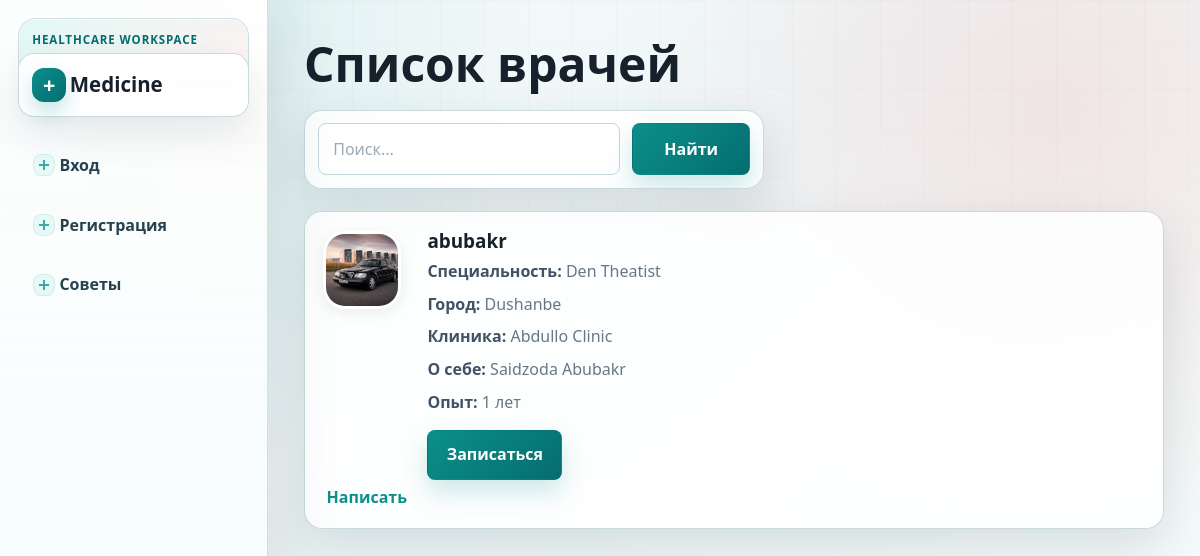
Page /doctors/doctors/ on the earlier database version.
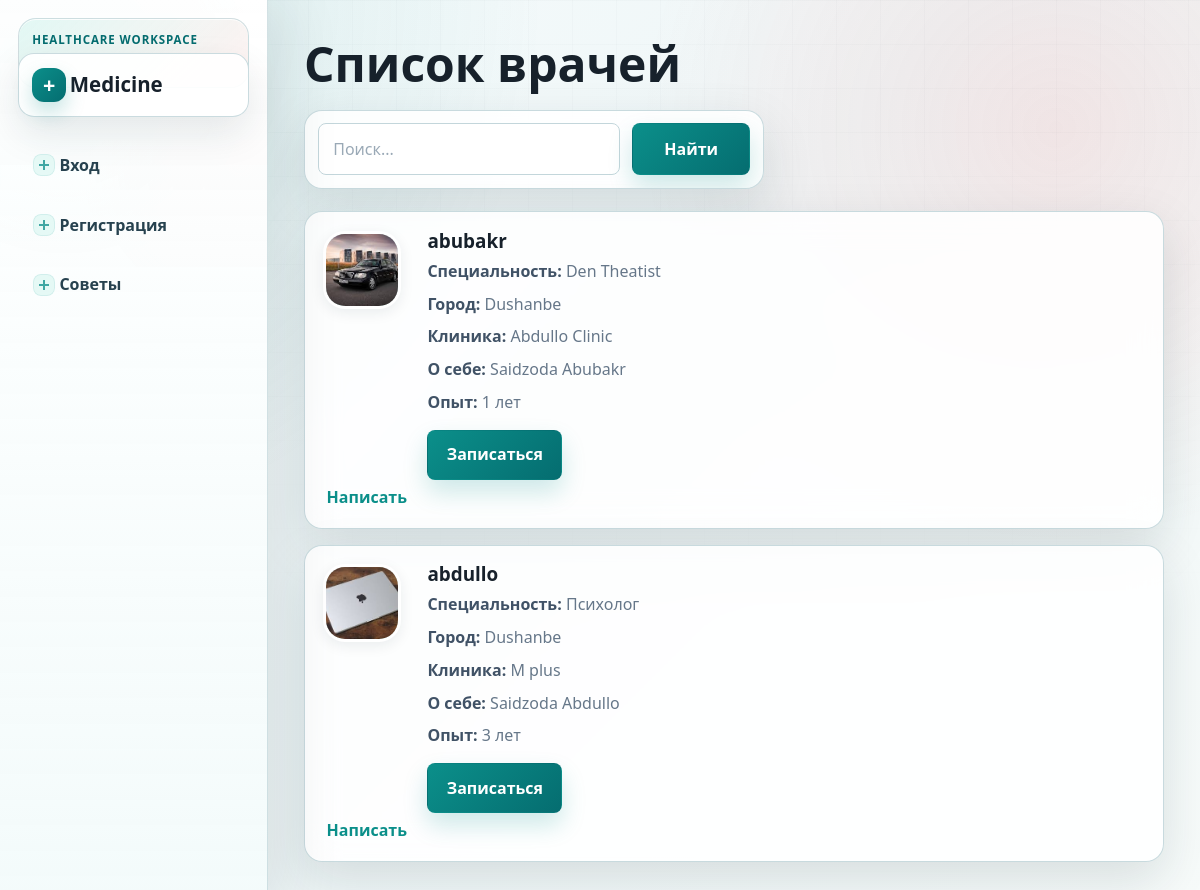
Same page on the later database version.
### doctors/models.py (models this page shows, shortened)
class DoctorProfile(models.Model):
    user=models.OneToOneField(settings.AUTH_USER_MODEL,on_delete=models.CASCADE)
    speciality=models.CharField(max_length=20)
    city=models.CharField(max_length=50)
    clinic=models.CharField(max_length=100)
    bio=models.TextField(blank=True)
    experience=models.PositiveIntegerField(default=0)
    photo=models.ImageField(upload_to='doctors/',null=True,blank=True)

### accounts/models.py (models this page shows)
class User(AbstractUser):
    ROLE_CHOICES = (
        ('patient', 'Patient'),
        ('doctor', 'Doctor'),
        ('admin', 'Admin'),
    )
    role = models.CharField(
        max_length=20,
        choices=ROLE_CHOICES
    )
    phone = models.CharField(
        max_length=20,
        unique=True
    )
    age=models.PositiveIntegerField()
    def __str__(self):
        return self.username

### doctors/views.py (the view)
# urls.py: path('doctors/',views.show_all_doctors,name='doctors_list')
def show_all_doctors(request):
    profile=DoctorProfile.objects.select_related('user').filter(user__role='doctor')
    q=request.GET.get('q','').strip()
    if q:
        profile = profile.filter(
            Q(user__username__icontains=q) |
            Q(speciality__icontains=q) |
            Q(city__icontains=q)
        )
    stats=profile.aggregate(
        all_patients=Count('id')
    )
    return render(request,'doctors/doctors.html',{"doctors":profile,"stats":stats})

### templates/doctors/doctors.html (shortened to what this page needs)
{% extends "accounts/base.html" %}
{% block main %}
<h1>Список врачей</h1>
<form class="search-bar panel" action="" method="get">
    <input type="text" placeholder="Поиск..." name="q">
    <button type="submit">Найти</button>
</form>
{% for i in doctors %}
    <article class="doctor-card panel">
        {% if i.photo %}
            <img src="{{ i.photo.url }}" alt="">
        {% else %}
            <img src="/media/user.png" alt="">
        {% endif %}
        <h3>{{ i.user }}</h3>
        <p><strong>Специальность:</strong> {{ i.speciality }}</p>
        <p><strong>Город:</strong> {{ i.city }}</p>
        <p><strong>Клиника:</strong> {{ i.clinic }}</p>
        <p><strong>О себе:</strong> {{ i.bio }}</p>
        <p><strong>Опыт:</strong> {{ i.experience }} лет</p>
        <a class="book-link button" href="{% url 'create_appointment' i.id %}">Записаться</a>
        <a href="{% url 'send_message' i.user.id %}">Написать</a>
    </article>
{% empty %}
    <p class="muted">Врачи не найдены</p>
{% endfor %}
{% endblock %}

### templates/accounts/base.html (shortened to what this page needs)
<!DOCTYPE html>
{% load static %}
<html lang="ru">
<head>
    <link rel="stylesheet" href="{% static 'css/style.css' %}">
</head>
<body class="{% block body_class %}{% endblock %}">
    <div class="site-layout">
        <nav class="site-nav" aria-label="Навигация">
            <a class="site-brand" href="{% url 'redirect_dashboard' %}">Medicine</a>
            <ul class="nav-list">
                {% block nav %}
                {% if user.is_authenticated %}
                    <li><a href="{% url 'redirect_dashboard' %}">Главная</a></li>
                    <li><a href="{% url 'my_profile' %}">Мой профиль</a></li>
                    <li><a href="{% url 'global_chat' %}">Советы</a></li>
                    <li><a href="{% url 'doctors_list' %}">Список врачей</a></li>
                    <li><a href="{% url 'show_messages' %}">Сообщение</a></li>
                    <li><a href="{% url 'appointments' %}">Назначения</a></li>
                    <li><a href="{% url 'login' %}">Выход</a></li>
                {% else %}
                    <li><a href="{% url 'login' %}">Вход</a></li>
                    <li><a href="{% url 'register' %}">Регистрация</a></li>
                    <li><a href="{% url 'global_chat' %}">Советы</a></li>
                {% endif %}
                {% endblock %}
            </ul>
        </nav>
        <main class="site-content">
            {% block main %}{% endblock %}
        </main>
    </div>
</body>
</html>

Differences in the rows shown:
added DoctorProfile: photo (picture), user "abdullo", speciality "Психолог", city "Dushanbe", clinic "M plus", bio "Saidzoda Abdullo", experience "3"
